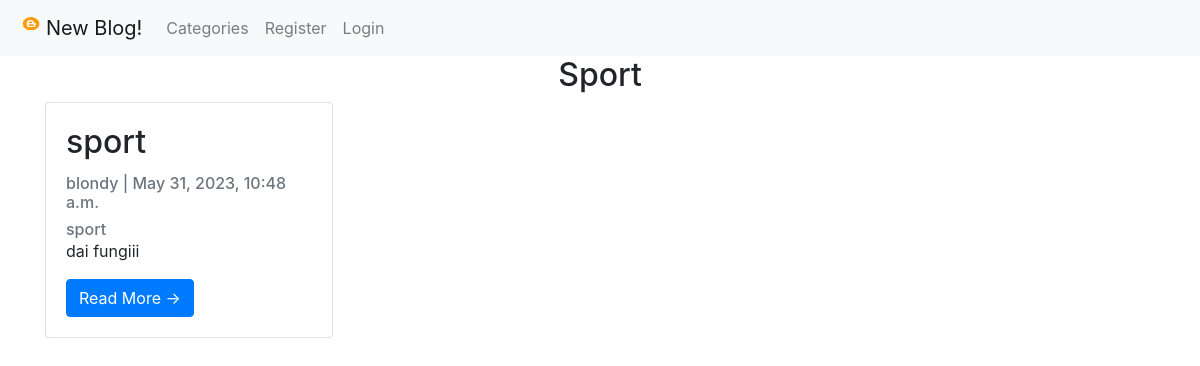
Screenshot of /category/sport/ with the database file from the repository.
### blog/models.py (models this page shows, shortened)
class Post(models.Model):
    title = models.CharField(max_length=200, unique=True)
    slug = models.SlugField(max_length=200, unique=True)
    author = models.ForeignKey(User, on_delete=models.CASCADE, related_name='blog_posts')
    updated_on = models.DateTimeField(auto_now=True)
    content = models.TextField()
    created_on = models.DateTimeField(auto_now_add=True)
    status = models.IntegerField(choices=STATUS, default=0)
    category = models.CharField(max_length=200, default='Uncategorized')
    likes = models.ManyToManyField(User, related_name="blog_post")
    class Meta:
        ordering = ['-created_on']

### blog/views.py (the view)
# urls.py: path('category/<str:cats>/', CategoryView, name='category'),
def CategoryView(request, cats):
    category_post = Post.objects.filter(category=cats.replace('-', ' '))
    return render(request, 'categories.html', {'cats': cats.title().replace('-', ' '), 'category_post': category_post})

### blog/templates/categories.html
{% extends 'base.html' %}
{% block content %}
    {% if category_post %}
        <h2 align="center">{{ cats }}</h2>
         <div class="container">
            <div class="row">
                {% for post in category_post %}
                    {% if user.is_authenticated and user == post.author%}
                        <div class="col-sm">
                            <div class="card" style="width: 18rem;">
                                <div class="card-body">
                                    <h2 class="card-title">{{ post.title }}</h2>
                                    <p class="card-text text-muted h6">{{ post.author }} | {{ post.created_on}} </p>
                                    <a href="{%  url 'category' post.category|slugify %}" ><p class="card-text text-muted h6">{{ post.category }}</p></a>
                                    <p class="card-text">{{post.content|slice:":200" }}</p>
                                    <a href="{% url 'post_detail' post.pk %}" class="btn btn-primary">Read More &rarr;</a>
                                    <a href="{% url 'update_post' post.pk %}" class="btn btn-primary">Edit &rarr;</a>
                                    <a href="{% url 'delete_post' post.pk %}" class="btn btn-primary">Delete &rarr;</a>
                                </div>
                            </div>
                        </div>
                    {% else %}
                        {% if post.status != 0%}
                            <div class="col-sm">
                                <div class="card" style="width: 18rem;">
                                    <div class="card-body">
                                        <h2 class="card-title">{{ post.title }}</h2>
                                        <p class="card-text text-muted h6">{{ post.author }} | {{ post.created_on}} </p>
                                        <a href="{%  url 'category' post.category|slugify %}" ><p class="card-text text-muted h6">{{ post.category }}</p></a>
                                        <p class="card-text">{{post.content|slice:":200" }}</p>
                                        <a href="{% url 'post_detail' post.pk %}" class="btn btn-primary">Read More &rarr;</a>
                                    </div>
                                </div>
                            </div>
                        {% endif %}
                    {% endif %}
                {% endfor %}
            </div>
        </div>
    {% else %}
        <h2 align="center"> Sorry, this category doesn't exist or it hasn't post</h2>
    {% endif %}
{% endblock content%}

### rows the page displays
Post: title "sport", author "blondy", created_on "May 31, 2023, 10:48 a.m.", category "sport", content "dai fungiii"

### other values shown
{{ cats }} "Sport"
